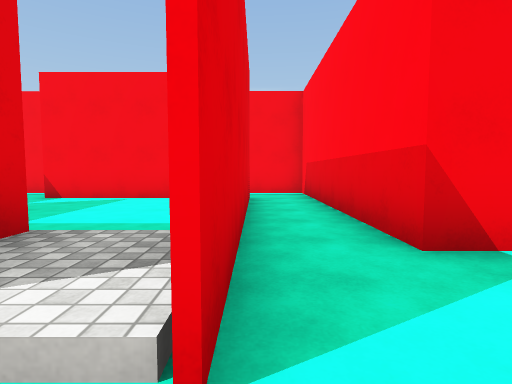
View 1 (above)

24 first-person views from a walk through a Unity game level. The camera is 1.2 m above the floor, tilts 4° down and sees 80° across. The floor is counted in squares, 2 m on a side. Each view is taken from the middle of a square. On the plan, view 1 faces up. The plan holds only what a view shows up to about 9 squares ahead; the rest is blank. The player character is not drawn. Surface patterns are stand-ins for the level's own textures.

View 2
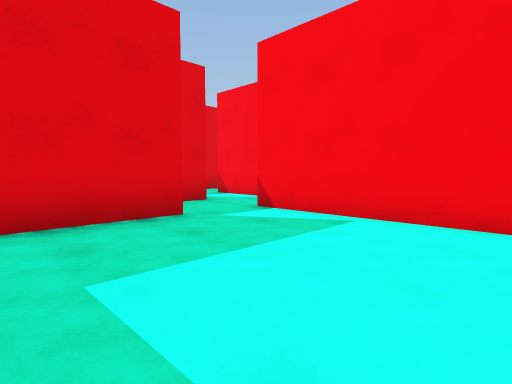

View 3
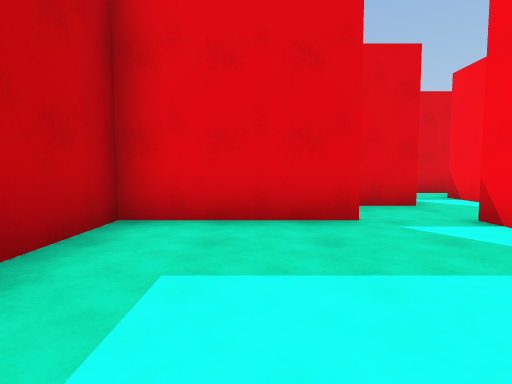

View 4
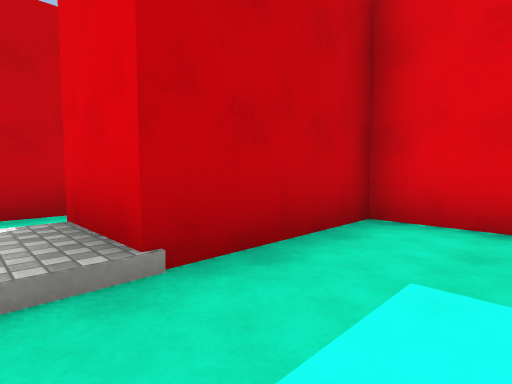

View 5
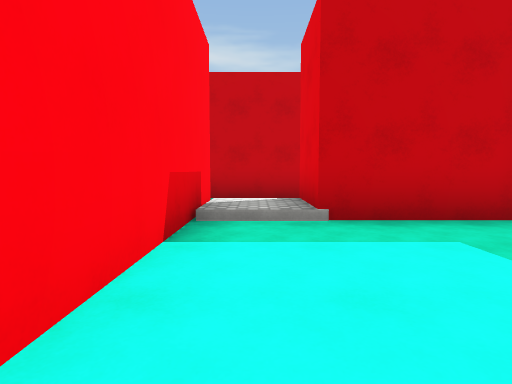

View 6
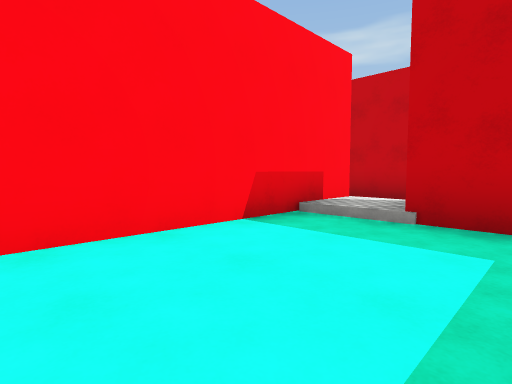

View 7
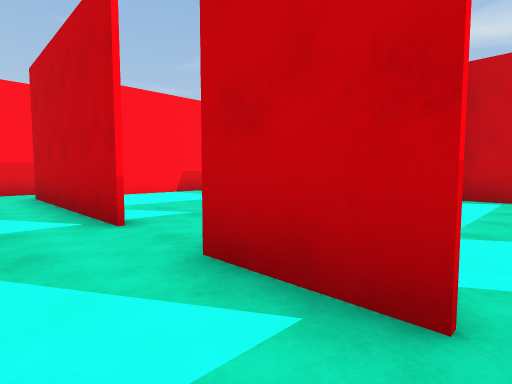

View 8
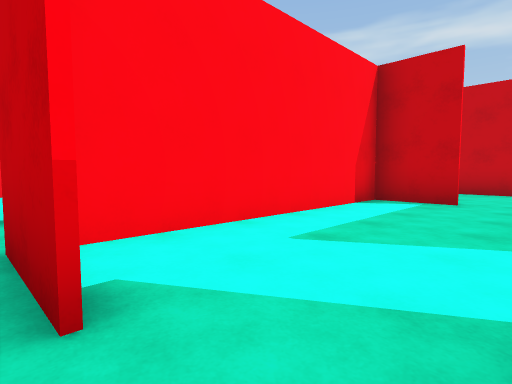

View 9
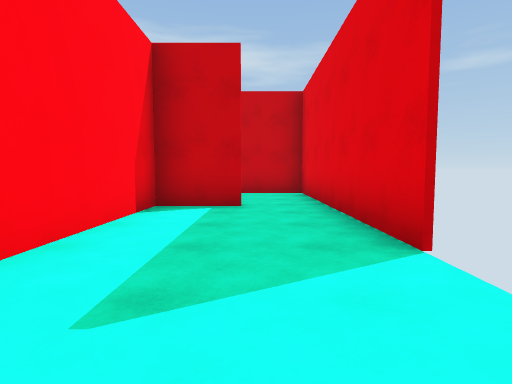

View 10
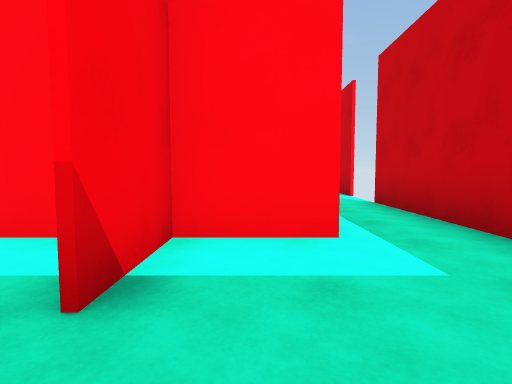

View 11
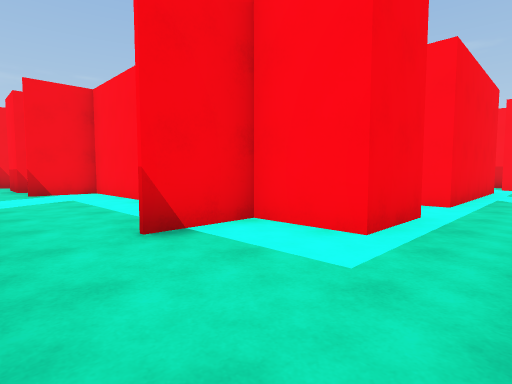

View 12
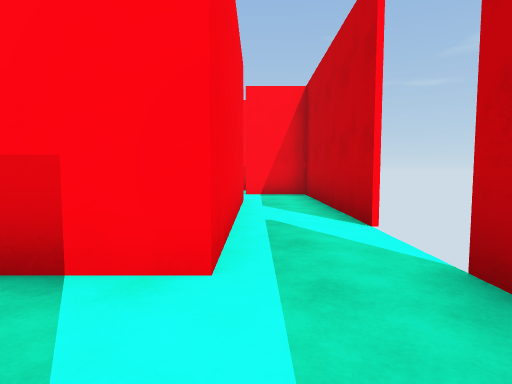

View 13
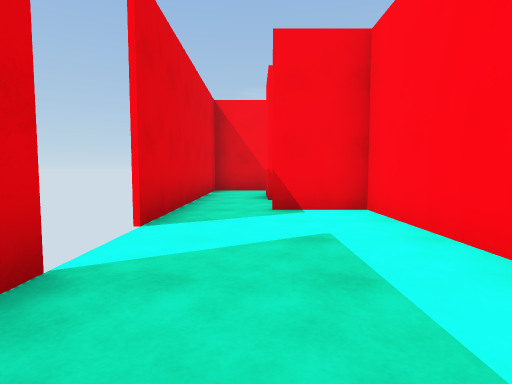

View 14
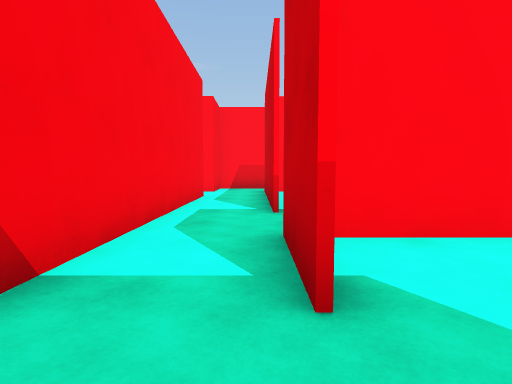

View 15
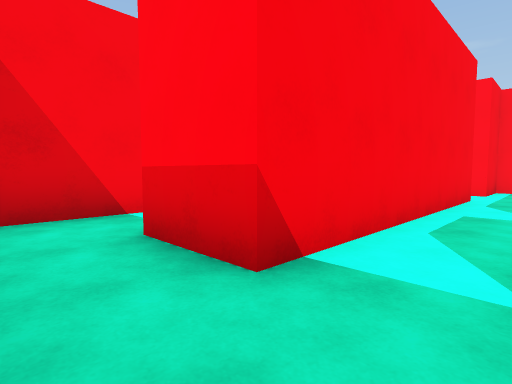

View 16
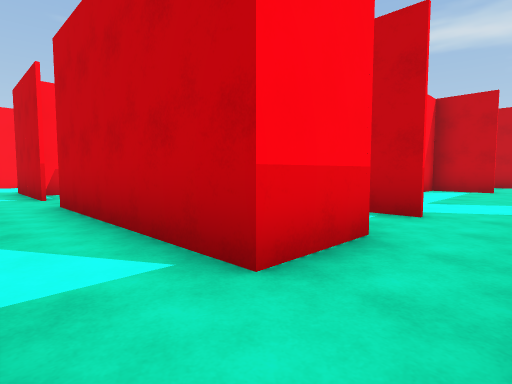

View 17
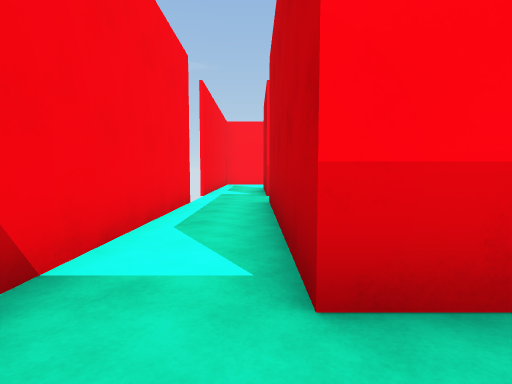

View 18
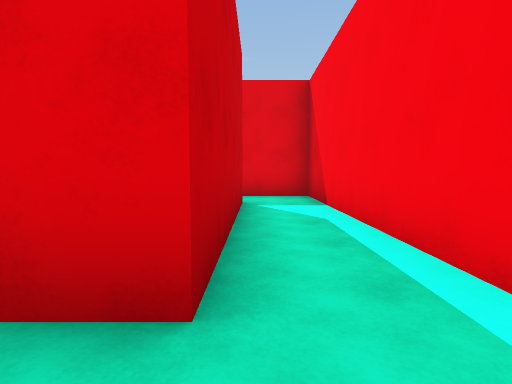

View 19
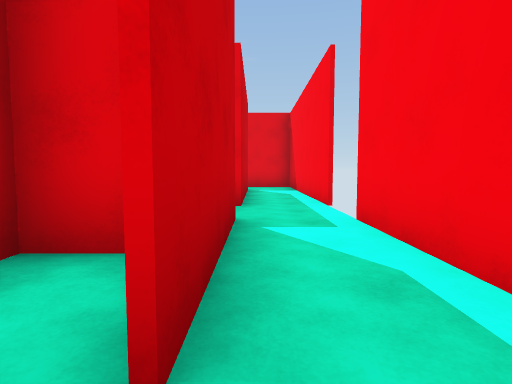

View 20
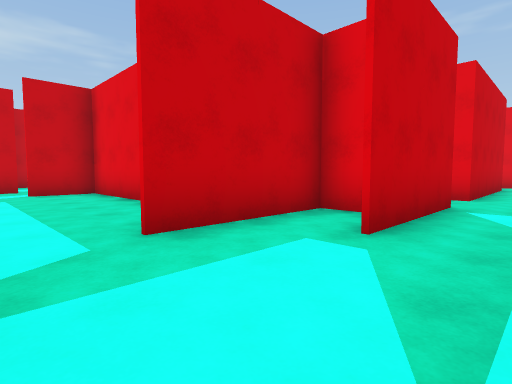

View 21
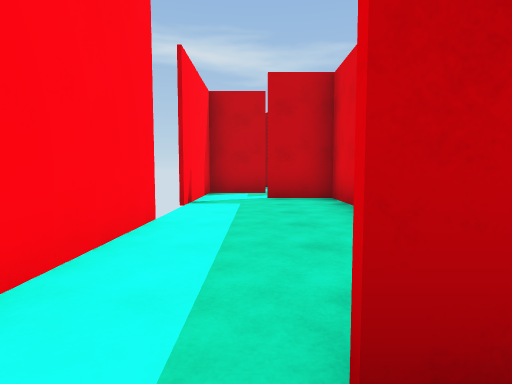

View 22
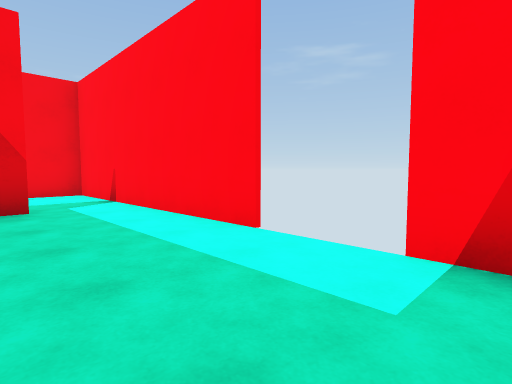

View 23
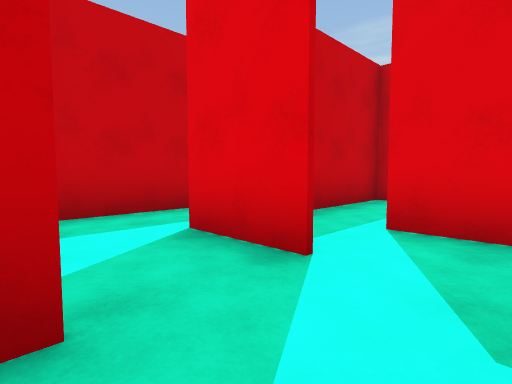

View 24
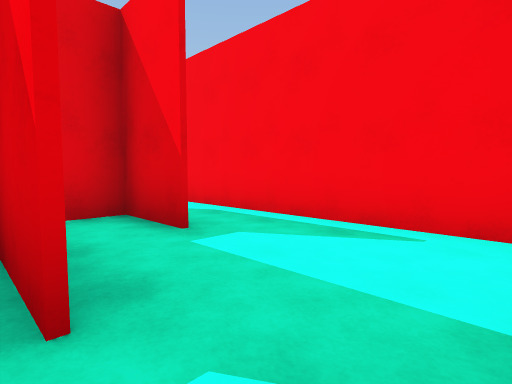

### Floor plan
Ten units are one square. View 1 is at (0, 0); x grows to the right and y downward. Boxes are objects, and circles mark ways between rooms. Rooms are numbered by the first view taken in them; rooms with no view inside come last. Other rooms are left out.
<svg viewBox="-97 -117 144 144">
<path fill="none" stroke="#000" d="M-2 -8 -2 -25M-18 -23 -18 -8M-32 7 6 7M-47 -54 -47 -23 -18 -23M-12 -67 -48 -67M-62 -67 -62 -58M-2 -25 -2 -64M-78 -8 -62 -8 -78 -8M-46 7 -63 7 -63 -67 -78 -67M-92 -85 -92 22 27 22M12 7 -33 7M-32 -112 -92 -112 -92 -85M-77 -82 -77 -97 -32 -97 -32 -89M-26 -67 -1 -67M-2 -82 -2 -95M28 -82 -2 -82M42 -52 42 -112 -18 -112M12 -51 12 -23 28 -23M-19 -97 12 -97 -2 -97 -2 -83 28 -83M26 -8 42 -8 42 -38M12 -9 12 7M20 -23 12 -23M27 22 27 8M-2 -64 -2 -8M-48 -67 -26 -67M-78 -67 -62 -67M-18 -82 -77 -82"/>
<circle cx="-10" cy="-15" r="3" fill="#2a7"/>
<circle cx="-50" cy="-70" r="3" fill="#2a7"/>
<circle cx="-85" cy="-90" r="3" fill="#2a7"/>
<circle cx="20" cy="10" r="3" fill="#2a7"/>
<circle cx="-65" cy="-80" r="3" fill="#2a7"/>
<circle cx="-10" cy="-110" r="3" fill="#2a7"/>
<text x="-10" y="-10">1</text>
<text x="-30" y="-50">2</text>
<text x="-70" y="-20">3</text>
<text x="-50" y="-100">4</text>
<text x="30" y="-70">5</text>
<text x="20" y="0">6</text>
<text x="-60" y="-80">7</text>
</svg>
Room 1 opens to room 2. Room 2 opens to room 7. Room 3 opens to room 4. Room 3 opens to room 6. Room 3 opens to room 7. Room 4 opens to room 5.

Where each view was taken, in squares from view 1:
view 1: 0 up, 0 right, facing up
view 2: 3 up, 1 left, facing up-left
view 3: 4 up, 1 left, facing left
view 4: 4 up, 1 left, facing down-left
view 5: 6 up, 1 left, facing down
view 6: 6 up, 3 left, facing down-right
view 7: 8 up, 8 left, facing down-right
view 8: 7 up, 9 left, facing down-right
view 9: 6 up, 8 left, facing down
view 10: 0 up, 9 left, facing right
view 11: 2 down, 9 left, facing up-right
view 12: 1 down, 5 left, facing right
view 13: 2 up, 8 left, facing up
view 14: 7 up, 9 left, facing right
view 15: 7 up, 9 left, facing up-right
view 16: 11 up, 9 left, facing down-right
view 17: 10 up, 9 left, facing right
view 18: 10 up, 2 left, facing left
view 19: 10 up, 2 right, facing left
view 20: 11 up, 4 right, facing down-left
view 21: 9 up, 3 right, facing down
view 22: 3 up, 2 right, facing up-right
view 23: 2 up, 3 right, facing down-left
view 24: 8 up, 4 right, facing up-left
